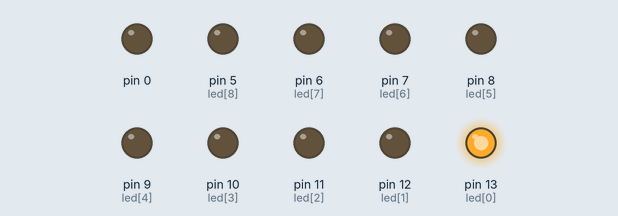
Recording of a sketch running on a simulated Arduino Uno, built with avr-gcc and run on an emulated ATmega328P. Parts: output pins drawn as LEDs (lit = HIGH).

Above: at 0.1 s.
At 0.5 s:
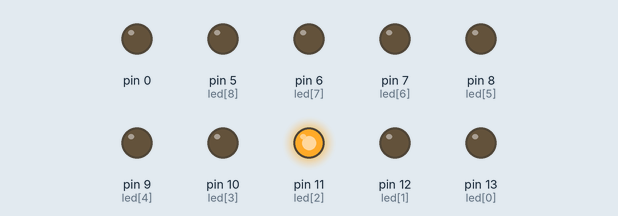
At 0.9 s:
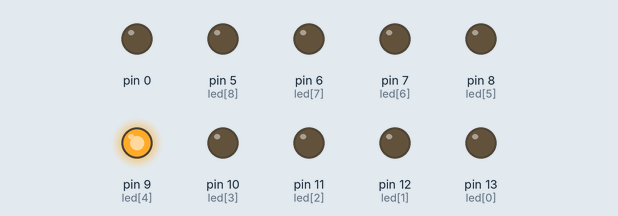
At 1.3 s:
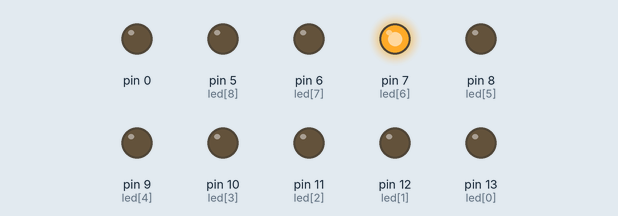
At 1.9 s:
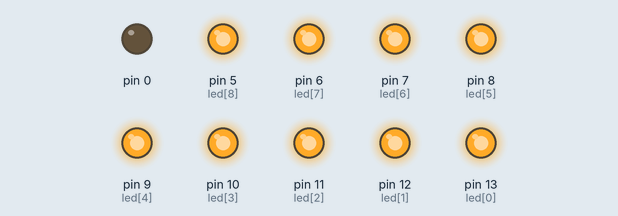
Timing chart, 0 to 3.4 s (numbered marks = the images above):
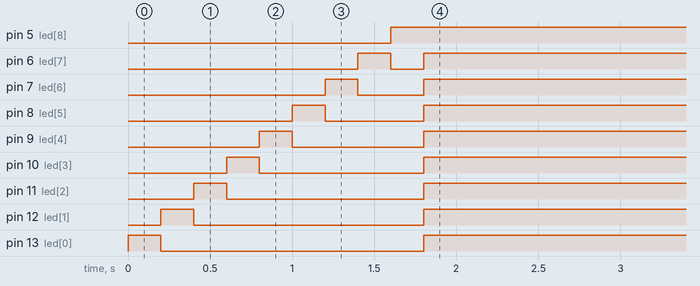

Measured:
- by itself, pin 5 (led[8]): LOW → HIGH at 1.6 s
- by itself, pin 6 (led[7]): LOW → HIGH at 1.4 s, → LOW 0.20 s later, → HIGH 0.20 s later
- by itself, pin 7 (led[6]): LOW → HIGH at 1.2 s, → LOW 0.20 s later, → HIGH 0.40 s later
- by itself, pin 8 (led[5]): LOW → HIGH at 1.0 s, → LOW 0.20 s later, → HIGH 0.60 s later
- by itself, pin 9 (led[4]): LOW → HIGH at 0.80 s, → LOW 0.20 s later, → HIGH 0.80 s later
- by itself, pin 10 (led[3]): LOW → HIGH at 0.60 s, → LOW 0.20 s later, → HIGH 1.0 s later
- by itself, pin 11 (led[2]): LOW → HIGH at 0.40 s, → LOW 0.20 s later, → HIGH 1.2 s later
- by itself, pin 12 (led[1]): LOW → HIGH at 0.20 s, → LOW 0.20 s later, → HIGH 1.4 s later

The sketch:

heart.ino
```cpp
const unsigned int led[9] = {13, 12, 11, 10, 9, 8, 7, 6, 5};

void setup() {
  for(int x=0; x<=11;x++){
      pinMode(led[x], OUTPUT);
    }
}

void loop() {
  for(int x=0;x<=8;x++){
      for(int x=0;x<=8;x++){
          digitalWrite(led[x], LOW);
        }

      digitalWrite(led[x], HIGH);

      delay(200);
      if(x==8){
        for(int x=0;x<=8;x++){
          digitalWrite(led[x], HIGH);
        }
          delay(50000);
      }
  }
}
```
